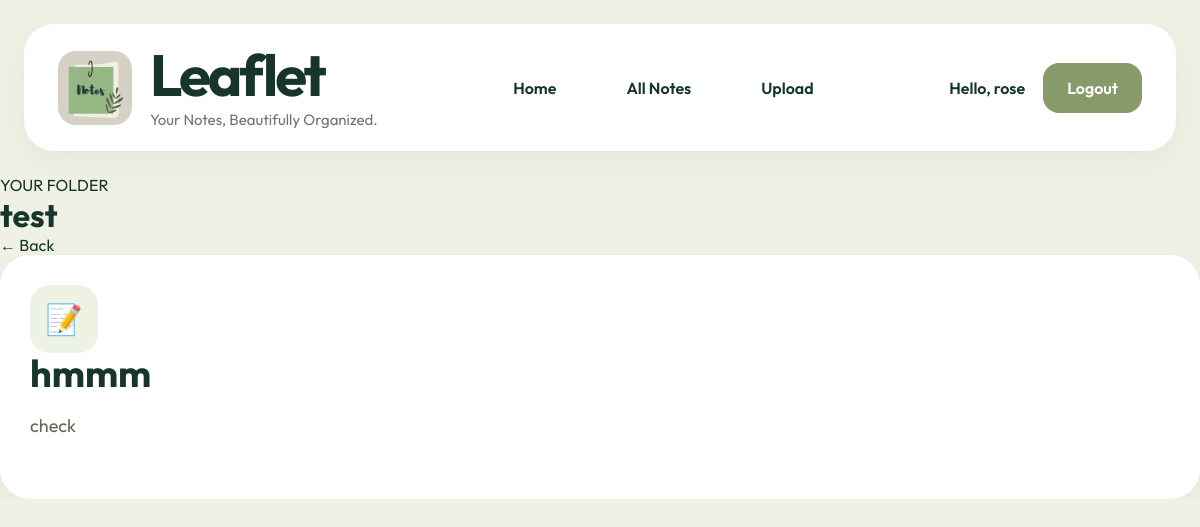
Screenshot of /folder/1 (signed in) with the database file from the repository.
### website/models.py (models this page shows)
class User(db.Model, UserMixin):
    id = db.Column(db.Integer, primary_key=True)
    email = db.Column(db.String(150), unique=True)
    password = db.Column(db.String(150))
    first_name = db.Column(db.String(150))
    notes = db.relationship('Note', order_by='desc(Note.date)')

class Folder(db.Model):
    id = db.Column(
        db.Integer,
        primary_key=True
    )
    name = db.Column(
        db.String(150)
    )
    date_created = db.Column(
        db.DateTime(timezone=True),
        default=func.now()
    )
    user_id = db.Column(
        db.Integer,
        db.ForeignKey('user.id')
    )
    notes = db.relationship(
        'Note',
        backref='folder',
        lazy=True
    )

class Note(db.Model):
    id = db.Column(db.Integer, primary_key=True)
    title = db.Column(db.String(200), default='Untitled note')
    data = db.Column(db.String(10000))
    date = db.Column(db.DateTime(timezone=True), default=func.now())
    category = db.Column(db.String(50), default='General')
    notebook = db.Column(db.String(100), default='My Notes')
    tags = db.Column(db.String(200), default='')
    pinned = db.Column(db.Boolean, default=False)
    file = db.Column(db.String(300))
    user_id = db.Column(db.Integer, db.ForeignKey('user.id'))
    folder_id = db.Column(
    db.Integer,
    db.ForeignKey('folder.id')
)

### website/views.py (the view)
@views.route('/folder/<int:folder_id>')
@login_required
def view_folder(folder_id):
    folder = Folder.query.get_or_404(folder_id)
    if folder.user_id != current_user.id:
        return redirect(
            url_for('views.home')
        )
    return render_template(
        "view_folder.html",
        user=current_user,
        folder=folder
    )

### website/templates/view_folder.html (shortened to what this page needs)
{% extends "base.html" %}
{% block content %}
<div class="folder-view-page">
  <div class="folder-view-top">
    <div>
      <p class="folder-mini-label">
        YOUR FOLDER
      </p>
      <h1>
        {{ folder.name }}
      </h1>
    </div>
    <a
      href="{{ url_for('views.home') }}"
      class="folder-back-btn"
    >
      ← Back
    </a>
  </div>
  <div class="folder-notes-grid">
    {% for note in folder.notes %}
    <a
      href="{{ url_for('views.view_note', note_id=note.id) }}"
      class="note-link"
    >
      <article class="note-card">
        <div class="note-icon">
          📝
        </div>
        <h2>
          {{ note.title }}
        </h2>
        <p>
          {{ note.data[:120] }}
        </p>
      </article>
    </a>
    {% endfor %}
  </div>
</div>
{% endblock %}

### website/templates/base.html (shortened to what this page needs)
<!DOCTYPE html>
<html lang="en">
<head>
  <link
    rel="stylesheet"
    href="{{ url_for('static', filename='app.css') }}"
  >
</head>
<body>
  {% if user.is_authenticated %}
  <nav class="global-navbar">
    <div class="global-left">
      <a
        href="{{ url_for('views.home') }}"
        class="logo-link"
      >
        <img
          src="{{ url_for('static', filename='images/logo.png') }}"
          alt="Leaflet Logo"
        >
        <div class="global-brand">
          <h2>
            Leaflet
          </h2>
          <p>
            Your Notes, Beautifully Organized.
          </p>
        </div>
      </a>
    </div>
    <div class="global-center">
      <a
        href="{{ url_for('views.home') }}"
        class="nav-link"
      >
        Home
      </a>
      <a
        href="{{ url_for('views.all_notes') }}"
        class="nav-link"
      >
        All Notes
      </a>
      <a
        href="{{ url_for('views.upload_pdf') }}"
        class="nav-link"
      >
        Upload
      </a>
    </div>
    <div class="global-right">
      <span class="nav-user">
        Hello, {{ user.first_name }}
      </span>
      <a
        href="{{ url_for('auth.logout') }}"
        class="logout-nav"
      >
        Logout
      </a>
    </div>
  </nav>
  {% endif %}
  <main>
    {% block content %}
    {% endblock %}
  </main>
</body>
</html>

### website/static/app.css (style rules this page uses)
html, body { margin:0; padding:0; width:100%; overflow-x:hidden; }
:root { --bg:#eef1e4; --panel:#ffffff; --soft:#f7f8f2; --border:#e6eadc; --text:#17352b; --muted:#6f766b; --primary:#869b69; --primary-dark:#74895a; --primary-soft:#e6edd7; --shadow: 0 10px 30px rgba(44,56,34,0.05); --radius:28px; }
* { margin:0; padding:0; box-sizing:border-box; }
html, body { min-height:100%; }
body { font-family:'Outfit',sans-serif; background:var(--bg); color:var(--text); }
a { text-decoration:none; color:inherit; }
img { max-width:100%; display:block; }
.global-navbar { width:calc(100% - 48px); margin:24px auto; background:var(--panel); border-radius:30px; padding:22px 34px; display:flex; align-items:center; justify-content:space-between; box-shadow:var(--shadow); position:sticky; top:18px; z-index:999; }
.logo-link { display:flex; align-items:center; gap:18px; }
.logo-link img { width:74px; height:74px; border-radius:18px; object-fit:cover; }
.global-brand h2 { font-size:58px; line-height:1; letter-spacing:-3px; }
.global-brand p { margin-top:6px; font-size:15px; color:var(--muted); }
.global-center { display:flex; align-items:center; gap:18px; }
.nav-link { padding:16px 26px; border-radius:18px; font-weight:600; transition:.25s ease; }
.global-right { display:flex; align-items:center; gap:18px; }
.nav-user { font-weight:600; }
.logout-nav { background:var(--primary); color:white; padding:15px 24px; border-radius:16px; font-weight:600; }
.note-card { background:white; border-radius:34px; padding:50px; }
.note-card { background:white; border-radius:30px; padding:30px; transition:0.3s; box-shadow:0 8px 24px rgba(0,0,0,0.04); }
.note-icon { width:68px; height:68px; border-radius:20px; background:#eef2e3; display:flex; justify-content:center; align-items:center; font-size:30px; }
.note-card h2 { font-size:38px; line-height:1.1; color:#17352d; margin-bottom:16px; }
.note-card p { font-size:18px; line-height:1.7; color:#5f6655; margin-bottom:28px; }
.note-link { text-decoration:none; color:inherit; display:block; }

### rows the page displays
User: first_name "rose"
Folder: name "test"
Note: title "hmmm", data "check"
